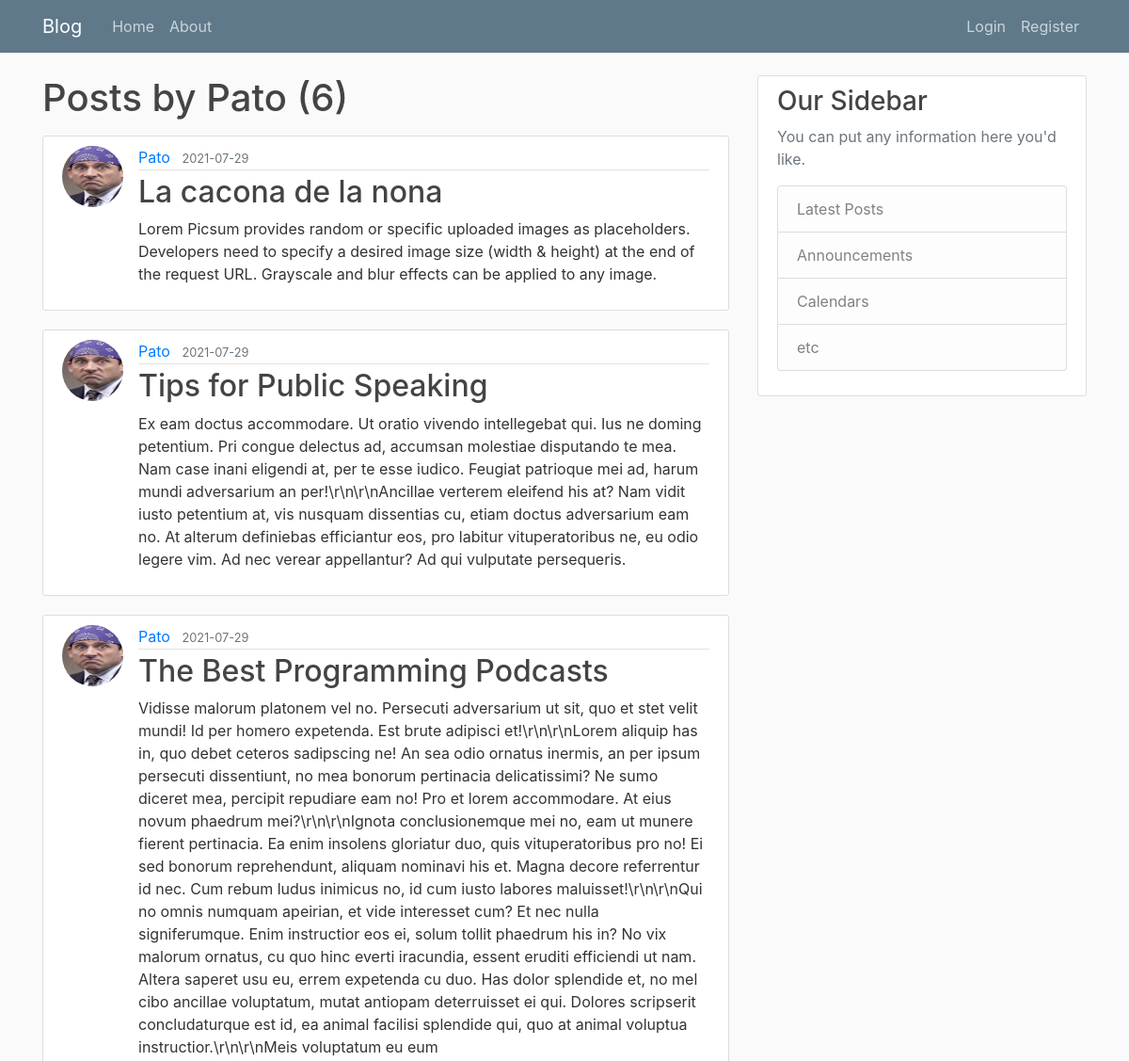
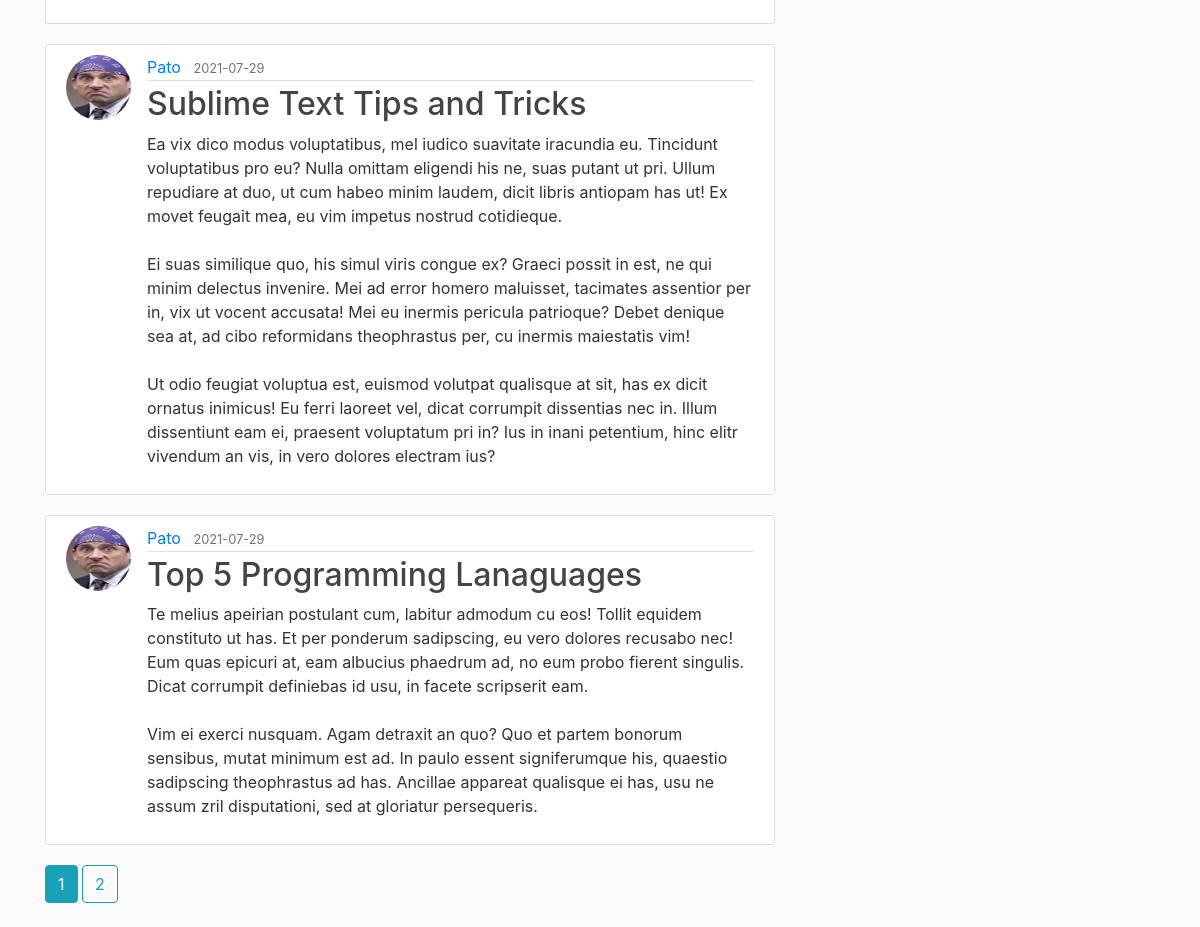
Screenshot of /user/Pato with the database file from the repository (2 pictures, top to bottom).
### flaskblog/models.py (models this page shows, shortened)
class User(db.Model, UserMixin):
    id = db.Column(db.Integer, primary_key=True)
    username = db.Column(db.String(20), unique=True, nullable=False)
    email = db.Column(db.String(120), unique=True, nullable=False)
    image_file = db.Column(db.String(20), nullable=False, default='default.jpg')
    password = db.Column(db.String(60), nullable=False)
    posts = db.relationship('Post', backref='author', lazy=True)

class Post(db.Model):
    id = db.Column(db.Integer, primary_key=True)
    title = db.Column(db.String(100), nullable=False)
    date_posted = db.Column(db.DateTime, nullable=False, default=datetime.utcnow)
    content = db.Column(db.Text, nullable=False)
    user_id = db.Column(db.Integer, db.ForeignKey('user.id'), nullable=False)

### flaskblog/routes.py (the view)
@app.route('/user/<string:username>')
def user_posts(username):
    page = request.args.get('page', 1, type=int)
    user = User.query.filter_by(username=username).first_or_404()
    posts = Post.query.filter_by(author=user)\
        .order_by(Post.date_posted.desc())\
        .paginate(page=page, per_page=5)
    return render_template('user_posts.html', posts=posts, user=user)

### flaskblog/templates/user_posts.html
{% extends "layout.html" %}
{% block content %}
    <h1 class="mb-3">Posts by {{ user.username }} ({{ posts.total }})</h1>
    {% for post in posts.items %}
        <article class="media content-section">
            <img class="rounded-circle article-img" src="{{ url_for('static', filename='profile_pics/' + post.author.image_file) }}" alt="">
            <div class="media-body">
            <div class="article-metadata">
                <a class="mr-2" href="{{ url_for('user_posts', username=post.author.username) }}">{{ post.author.username }}</a>
                <small class="text-muted">{{ post.date_posted.strftime('%Y-%m-%d') }}</small>
            </div>
            <h2><a class="article-title" href="{{ url_for('post', post_id=post.id) }}">{{ post.title }}</a></h2>
            <p class="article-content">{{ post.content }}</p>
            </div>
        </article>
    {% endfor %}
    {% for page_num in posts.iter_pages(left_edge=1, right_edge=1, left_current=1, right_current=2) %}
        {% if page_num %}
            {% if posts.page == page_num %}
                <a class="btn btn-info mb-4" href="{{ url_for('user_posts', username=user.username, page=page_num) }}">{{ page_num }}</a>
            {% else %}
                <a class="btn btn-outline-info mb-4" href="{{ url_for('user_posts', username=user.username, page=page_num) }}">{{ page_num }}</a>
            {% endif %}
        {% else %}
            ...
        {% endif %}
    {% endfor %}
{% endblock  %}

### flaskblog/templates/layout.html (shortened to what this page needs)
<!DOCTYPE html>
<html>
<head>
    <link rel="stylesheet" href="https://maxcdn.bootstrapcdn.com/bootstrap/4.0.0/css/bootstrap.min.css">
    <link rel="stylesheet" type="text/css" href="{{ url_for('static', filename='main.css') }}">
</head>
<body>
    <header class="site-header">
      <nav class="navbar navbar-expand-md navbar-dark bg-steel fixed-top">
        <div class="container">
          <a class="navbar-brand mr-4" href="/">Blog</a>
          <div class="collapse navbar-collapse" id="navbarToggle">
            <div class="navbar-nav mr-auto">
              <a class="nav-item nav-link" href="{{ url_for('home') }}">Home</a>
              <a class="nav-item nav-link" href="{{ url_for('about') }}">About</a>
            </div>
            <div class="navbar-nav">
              {% if current_user.is_authenticated %}
                <a class="nav-item nav-link" href="{{ url_for('new_post') }}">New Post</a>
                <a class="nav-item nav-link" href="{{ url_for('account') }}">Account</a>
                <a class="nav-item nav-link" href="{{ url_for('logout') }}">Logout</a>
              {% else %}
                <a class="nav-item nav-link" href="{{ url_for('login') }}">Login</a>
                <a class="nav-item nav-link" href="{{ url_for('register') }}">Register</a>
             {% endif %}
            </div>
          </div>
        </div>
      </nav>
    </header>
    <main role="main" class="container">
      <div class="row">
        <div class="col-md-8">
          {% block content %}{% endblock %}
        </div>
        <div class="col-md-4">
          <div class="content-section">
            <h3>Our Sidebar</h3>
            <p class='text-muted'>You can put any information here you'd like.
              <ul class="list-group">
                <li class="list-group-item list-group-item-light">Latest Posts</li>
                <li class="list-group-item list-group-item-light">Announcements</li>
                <li class="list-group-item list-group-item-light">Calendars</li>
                <li class="list-group-item list-group-item-light">etc</li>
              </ul>
            </p>
          </div>
        </div>
      </div>
    </main>
</body>
</html>

### flaskblog/static/main.css (style rules this page uses)
body { background: #fafafa; color: #333333; margin-top: 5rem; }
h1, h2, h3, h4, h5, h6 { color: #444444; }
.bg-steel { background-color: #5f788a; }
.site-header .navbar-nav .nav-link { color: #cbd5db; }
.content-section { background: #ffffff; padding: 10px 20px; border: 1px solid #dddddd; border-radius: 3px; margin-bottom: 20px; }
.article-title { color: #444444; }
.article-content { white-space: pre-line; }
.article-img { height: 65px; width: 65px; margin-right: 16px; }
.article-metadata { padding-bottom: 1px; margin-bottom: 4px; border-bottom: 1px solid #e3e3e3 }

### rows the page displays
User: username "Pato"
Post: image_file (picture), author.username "Pato", date_posted "2021-07-29", title "La cacona de la nona", content "Lorem Picsum provides random or specific uploaded images as placeholders. Developers need to specify a desired image size (width & height) at the end of the request URL. Grayscale and blur effects can be applied to any image."
Post: image_file (picture), author.username "Pato", date_posted "2021-07-29", title "Tips for Public Speaking", content "Ex eam doctus accommodare. Ut oratio vivendo intellegebat qui. Ius ne doming petentium. Pri congue delectus ad, accumsan molestiae disputando te mea. Nam case inani eligendi at, per te esse iudico. Feugiat patrioque mei ad, harum mundi adversarium an per!\\r\\n\\r\\nAncillae verterem eleifend his at? Nam vidit iusto petentium at, vis nusquam dissentias cu, etiam doctus adversarium eam no. At alterum definiebas efficiantur eos, pro labitur vituperatoribus ne, eu odio legere vim. Ad nec verear appellantur? Ad qui vulputate persequeris."
Post: image_file (picture), author.username "Pato", date_posted "2021-07-29", title "The Best Programming Podcasts", content "Vidisse malorum platonem vel no. Persecuti adversarium ut sit, quo et stet velit mundi! Id per homero expetenda. Est brute adipisci et!\\r\\n\\r\\nLorem aliquip has in, quo debet ceteros sadipscing ne! An sea odio ornatus inermis, an per ipsum persecuti dissentiunt, no mea bonorum pertinacia delicatissimi? Ne sumo diceret mea, percipit repudiare eam no! Pro et lorem accommodare. At eius novum phaedrum mei?\\r\\n\\r\\nIgnota conclusionemque mei no, eam ut munere fierent pertinacia. Ea enim insolens gloriatur duo, quis vituperatoribus pro no! Ei sed bonorum reprehendunt, aliquam nominavi his et. Magna decore referrentur id nec. Cum rebum ludus inimicus no, id cum iusto labores maluisset!\\r\\n\\r\\nQui…"
Post: image_file (picture), author.username "Pato", date_posted "2021-07-29", title "Sublime Text Tips and Tricks", content "Ea vix dico modus voluptatibus, mel iudico suavitate iracundia eu. Tincidunt voluptatibus pro eu? Nulla omittam eligendi his ne, suas putant ut pri. Ullum repudiare at duo, ut cum habeo minim laudem, dicit libris antiopam has ut! Ex movet feugait mea, eu vim impetus nostrud cotidieque. Ei suas similique quo, his simul viris congue ex? Graeci possit in est, ne qui minim delectus invenire. Mei ad error homero maluisset, tacimates assentior per in, vix ut vocent accusata! Mei eu inermis pericula patrioque? Debet denique sea at, ad cibo reformidans theophrastus per, cu inermis maiestatis vim! Ut odio feugiat voluptua est, euismod volutpat qualisque at sit, has ex dicit ornatus inimicus! Eu…"
Post: image_file (picture), author.username "Pato", date_posted "2021-07-29", title "Top 5 Programming Lanaguages", content "Te melius apeirian postulant cum, labitur admodum cu eos! Tollit equidem constituto ut has. Et per ponderum sadipscing, eu vero dolores recusabo nec! Eum quas epicuri at, eam albucius phaedrum ad, no eum probo fierent singulis. Dicat corrumpit definiebas id usu, in facete scripserit eam. Vim ei exerci nusquam. Agam detraxit an quo? Quo et partem bonorum sensibus, mutat minimum est ad. In paulo essent signiferumque his, quaestio sadipscing theophrastus ad has. Ancillae appareat qualisque ei has, usu ne assum zril disputationi, sed at gloriatur persequeris."

### other values shown
{{ posts.total }} "6"
{{ page_num }} "1"
{{ page_num }} "2"
